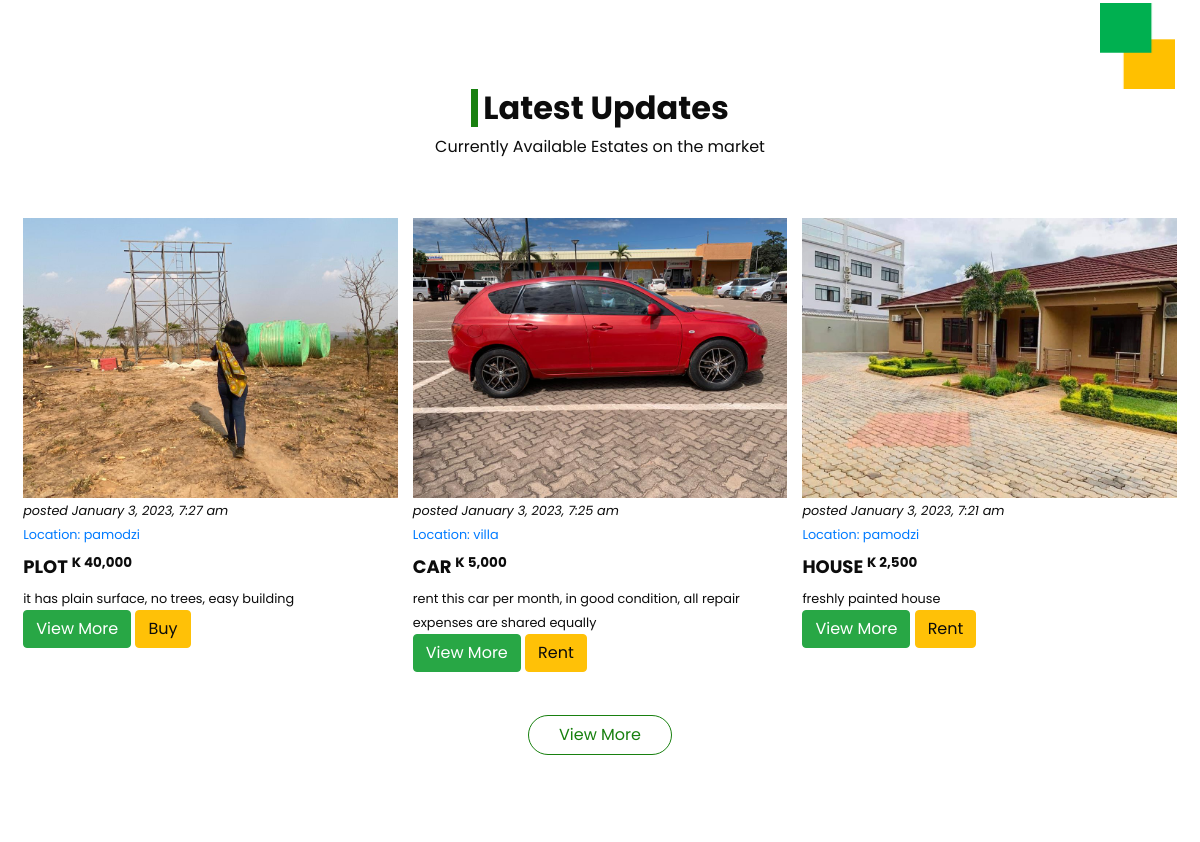
Before: / (middle part) with the older database file.
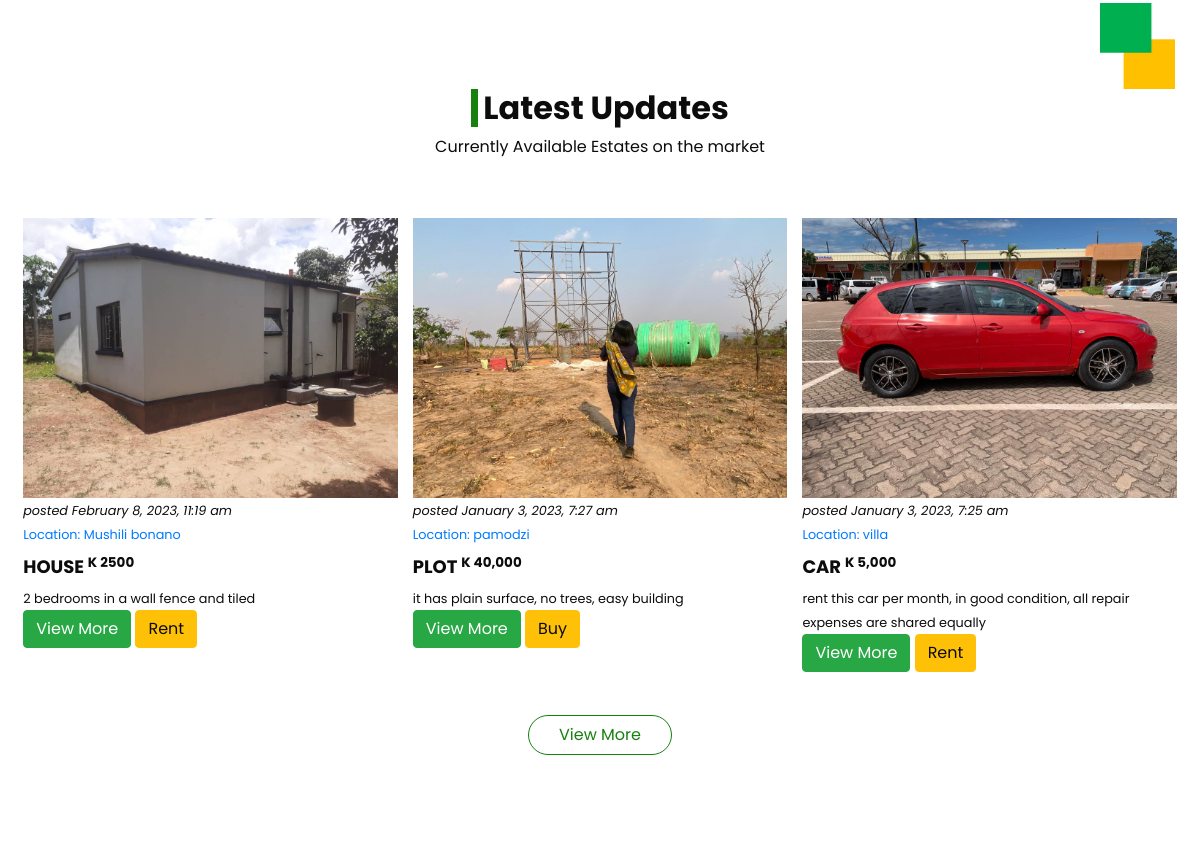
After: the same page with the newer database file.
### tables this page shows
CREATE TABLE "property" (
	"property_id"	INTEGER,
	"property_name"	TEXT NOT NULL,
	"property_desc"	TEXT NOT NULL,
	"property_status"	TEXT,
	"estate_for"	TEXT NOT NULL,
	"media_path"	TEXT NOT NULL,
	"price"	REAL,
	"location"	TEXT,
	"date_posted"	TEXT,
	PRIMARY KEY("property_id" AUTOINCREMENT)
);

CREATE TABLE "property_media" (
	"property_id"	INTEGER NOT NULL,
	"media_name"	TEXT NOT NULL
);

### php/db_connection.php (called while the page is built, shortened)
<?php
    $con = new PDO("sqlite:greendale_db.db");
    $getId = $con->prepare("select * from property");
    $getId->execute();
    $getId = $getId->fetchAll(PDO::FETCH_ASSOC);
?>

### index.php (the view, shortened to what this page needs)
<?php
  include 'php/db_connection.php';
?>
<!DOCTYPE html>
<html>
<head>
  <link rel="stylesheet" type="text/css" href="css/bootstrap.css" />
  <link href="css/style.css" rel="stylesheet" />
  <link href="css/responsive.css" rel="stylesheet" />
</head>
<body>
  <section class="about_section layout_padding-bottom">
    <div class="square-box">
      <img src="images/square.png" alt="">
    </div>
  </section>
  <section class="sale_section layout_padding-bottom">
    <div class="container-fluid">
      <div class="heading_container">
        <h2>
          Latest Updates
        </h2>
        <p>
          Currently Available Estates on the market</p>
      </div>
      <div class="sale_container">
        <?php
if(count($getId) >= 3)
  for($i = count($getId) - 1; $i > count($getId) - 4; $i--){
    $j = $i + 1;
    $getActiveMedia = $con->prepare("select * from property_media where property_id = '$j'");
    $getActiveMedia->execute();
    $getActiveMedia = $getActiveMedia->fetchAll(PDO::FETCH_ASSOC);
      $ActiveMediaPath = $getActiveMedia[0]['media_name'];
    ?>
        <div class="box">
          <div class="img-box">
            <img src="<?php echo $ActiveMediaPath ?>" alt="">
          </div>
          <small>
            <i>posted
              <?php echo $getId[$i]['date_posted']?>
            </i> <br>
            <a href="" id="location">Location:
              <?php echo $getId[$i]['location']?>
            </a>
          </small>
          <div class="detail-box">
            <h6>
              <?php echo $getId[$i]['property_name']?>
              <sup>K
                <?php echo $getId[$i]['price']?>
              </sup>
            </h6>
            <small>
              <?php echo $getId[$i]['property_desc']?>
            </small>
            <div class="property-control">
              <a href="" class="btn btn-success" data-toggle="modal"
                data-target=".bd-example-modal-lg<?php echo $getId[$i]['property_id']?>">View More</a>
              <a type="button" class="btn btn-warning" data-toggle="modal"
                data-target="#exampleModalCenter<?php echo $getId[$i]['property_id'] ?>">
                <?php
              if($getId[$i]['estate_for'] == 'rent')
                echo 'Rent';
              else
                echo 'Buy';
              ?>
              </a>
            </div>
          </div>
        </div>
        <?php
  }
?>
      </div>
      <div class="btn-box">
        <a href="latest_updates.php">
          View More
        </a>
      </div>
    </div>
  </section>
</body>
</html>

Changed rows visible on the page:
no longer on this page (row unchanged): property: property_media.media_name (picture), date_posted "January 3, 2023, 7:21 am", location "pamodzi", property_name "HOUSE", price "2,500", property_desc "freshly painted house", estate_for "Rent"
added property: property_media.media_name (picture), date_posted "February 8, 2023, 11:19 am", location "Mushili bonano", property_name "HOUSE", price "2500", property_desc "2 bedrooms in a wall fence and tiled", estate_for "Rent"
